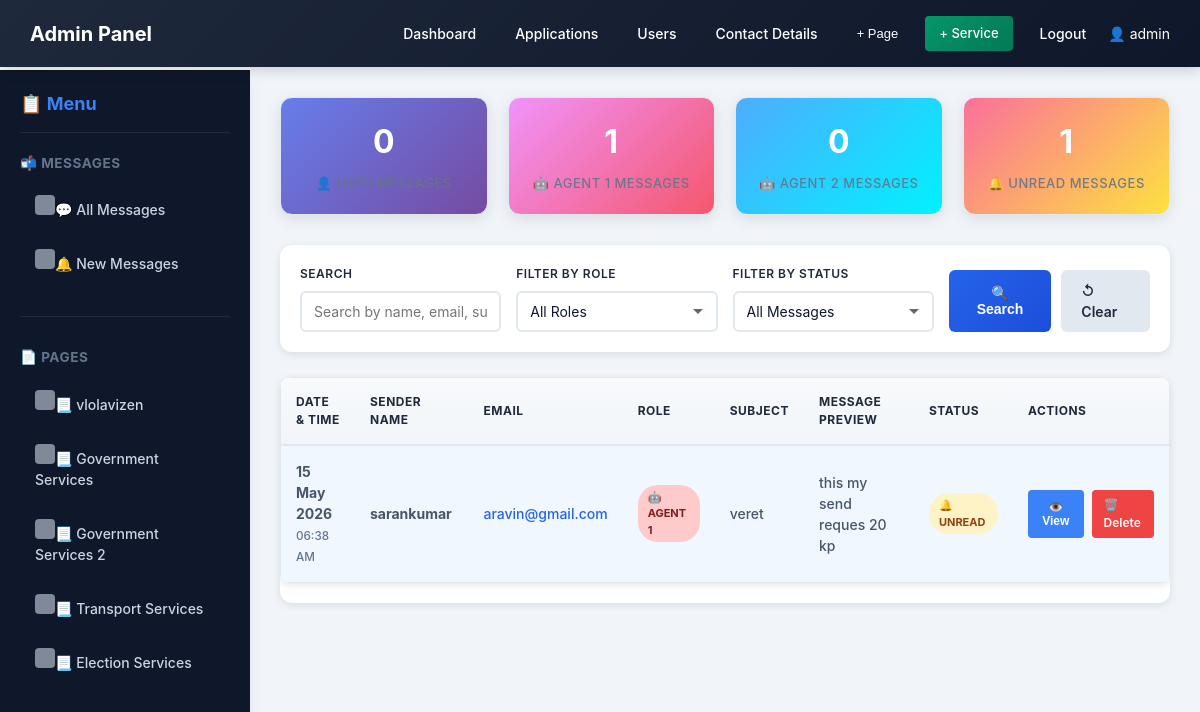
Page /adminsite/messages/ (signed in) on the committed database.
### services/models.py (models this page shows, shortened)
class User(AbstractUser):
    ROLE_CHOICES = [
        ('ADMIN', 'Admin'),
        ('AGENT1', 'Agent1'),
        ('AGENT2', 'Agent2'),
        ('USER', 'User'),
    ]
    role = models.CharField(max_length=10, choices=ROLE_CHOICES, default='USER')
    mobile = models.CharField(max_length=15, blank=True, null=True)

class Page(models.Model):
    title = models.CharField(max_length=100)
    description = models.TextField()
    created_at = models.DateTimeField(auto_now_add=True)

class ContactMessage(models.Model):
    ROLE_CHOICES = [
        ('USER', 'User'),
        ('AGENT1', 'Agent 1'),
        ('AGENT2', 'Agent 2'),
    ]
    name = models.CharField(max_length=100)
    email = models.EmailField()
    subject = models.CharField(max_length=200)
    message = models.TextField()
    sender_role = models.CharField(max_length=20, choices=ROLE_CHOICES, default='USER')
    created_at = models.DateTimeField(auto_now_add=True)
    is_read = models.BooleanField(default=False)
    class Meta:
        ordering = ['-created_at']
        verbose_name_plural = "Contact Messages"

### services/views.py (the view, shortened to what this page needs)
# urls.py: path('adminsite/messages/', views.admin_contact_messages, name='admin_contact_messages'),
@login_required
@role_required(['ADMIN'])
def admin_contact_messages(request):
    pages = Page.objects.all()
    role_filter = request.GET.get('role', '')
    status_filter = request.GET.get('status', '')
    search_query = request.GET.get('search', '')
    messages_list = ContactMessage.objects.all()
    if role_filter and role_filter in ['USER', 'AGENT1', 'AGENT2']:
        messages_list = messages_list.filter(sender_role=role_filter)
    if status_filter == 'read':
        messages_list = messages_list.filter(is_read=True)
    elif status_filter == 'unread':
        messages_list = messages_list.filter(is_read=False)
    messages_list = messages_list.order_by('-created_at')
    total_messages = ContactMessage.objects.count()
    user_messages = ContactMessage.objects.filter(sender_role='USER').count()
    agent1_messages = ContactMessage.objects.filter(sender_role='AGENT1').count()
    agent2_messages = ContactMessage.objects.filter(sender_role='AGENT2').count()
    unread_count = ContactMessage.objects.filter(is_read=False).count()
    read_count = ContactMessage.objects.filter(is_read=True).count()
    context = {
        'contact_messages': messages_list,
        'pages': pages,
        'total_messages': total_messages,
        'user_messages': user_messages,
        'agent1_messages': agent1_messages,
        'agent2_messages': agent2_messages,
        'unread_count': unread_count,
        'read_count': read_count,
        'active_role_filter': role_filter,
        'active_status_filter': status_filter,
        'search_query': search_query,
    }
    return render(request, 'admin-site/contact_messages.html', context)

### services/context_processors.py (called while the page is built)
def admin_pages(request):
    if request.path.startswith('/adminsite/'):
        return {'pages': Page.objects.all()}
    return {'pages': []}

### services/views.py (called while the page is built, shortened)
def role_required(allowed_roles):
    def decorator(view_func):
        @wraps(view_func)
        def _wrapped_view(request, *args, **kwargs):
            if not request.user.is_authenticated:
                return redirect(reverse('login') + '?next=' + request.path)
            is_permitted = request.user.role in allowed_roles
            if 'ADMIN' in allowed_roles and (request.user.is_staff or request.user.is_superuser):
                is_permitted = True
            return view_func(request, *args, **kwargs)
        return _wrapped_view
    return decorator

### services/templates/admin-site/contact_messages.html (shortened to what this page needs)
{% extends 'admin-site/admin_base.html' %}
{% block content %}
<div class="stats-grid">
    <div class="stat-card user">
        <div class="stat-number">{{ user_messages }}</div>
        <div class="stat-label">👤 User Messages</div>
    </div>
    <div class="stat-card agent1">
        <div class="stat-number">{{ agent1_messages }}</div>
        <div class="stat-label">🤖 Agent 1 Messages</div>
    </div>
    <div class="stat-card agent2">
        <div class="stat-number">{{ agent2_messages }}</div>
        <div class="stat-label">🤖 Agent 2 Messages</div>
    </div>
    <div class="stat-card unread">
        <div class="stat-number">{{ unread_count }}</div>
        <div class="stat-label">🔔 Unread Messages</div>
    </div>
</div>
<div class="filter-bar">
    <form method="GET" action="{% url 'admin_contact_messages' %}">
        <div class="filter-group">
            <label for="search">Search</label>
            <input type="text" id="search" name="search" placeholder="Search by name, email, subject..." value="{{ search_query }}">
        </div>
        <div class="filter-group">
            <label for="role">Filter by Role</label>
            <select id="role" name="role">
                <option value="">All Roles</option>
            </select>
        </div>
        <div class="filter-group">
            <label for="status">Filter by Status</label>
            <select id="status" name="status">
                <option value="">All Messages</option>
            </select>
        </div>
        <div class="filter-group" style="justify-content: flex-end;">
            <div class="filter-btn-group">
                <button type="submit" class="btn-filter">🔍 Search</button>
                <a href="{% url 'admin_contact_messages' %}" class="btn-filter btn-clear" style="text-decoration: none;">↺ Clear</a>
            </div>
        </div>
    </form>
</div>
<div class="messages-table">
    {% if contact_messages %}
    <div class="table-wrapper">
        <table>
            <thead>
                <tr>
                    <th>Date & Time</th>
                    <th>Sender Name</th>
                    <th>Email</th>
                    <th>Role</th>
                    <th>Subject</th>
                    <th>Message Preview</th>
                    <th>Status</th>
                    <th>Actions</th>
                </tr>
            </thead>
            <tbody>
                {% for msg in contact_messages %}
                <tr {% if not msg.is_read %}class="unread"{% endif %}>
                    <td>
                        <strong>{{ msg.created_at|date:"d M Y" }}</strong><br>
                        <small style="color: #64748b;">{{ msg.created_at|time:"H:i A" }}</small>
                    </td>
                    <td><strong>{{ msg.name }}</strong></td>
                    <td>
                        <a href="mailto:{{ msg.email }}" style="color: #2563eb; text-decoration: none;">{{ msg.email }}</a>
                    </td>
                    <td>
                        <span class="role-badge role-{% if msg.sender_role == 'USER' %}user{% elif msg.sender_role == 'AGENT1' %}agent1{% else %}agent2{% endif %}">
                            {% if msg.sender_role == 'USER' %}👤 User
                            {% elif msg.sender_role == 'AGENT1' %}🤖 Agent 1
                            {% else %}🤖 Agent 2{% endif %}
                        </span>
                    </td>
                    <td>{{ msg.subject }}</td>
                    <td>
                        <div style="max-width: 300px; white-space: normal;">
                            {{ msg.message|truncatewords:15 }}
                        </div>
                    </td>
                    <td>
                        <span class="status-badge {% if msg.is_read %}status-read{% else %}status-unread{% endif %}">
                            {% if msg.is_read %}✅ Read{% else %}🔔 Unread{% endif %}
                        </span>
                    </td>
                    <td>
                        <div class="action-buttons">
                            <button class="btn-action btn-view" onclick="viewMessage('{{ msg.name|escapejs }}', '{{ msg.email|escapejs }}', '{{ msg.subject|escapejs }}', '{{ msg.message|escapejs }}', '{{ msg.created_at|date:'d M Y, H:i A'|escapejs }}')">
                                👁️ View
                            </button>
                            <a href="{% url 'delete_contact_message' msg.id %}" class="btn-action btn-delete" onclick="return confirm('❌ Are you sure you want to delete this message?');">
                                🗑️ Delete
                            </a>
                        </div>
                    </td>
                </tr>
                {% endfor %}
            </tbody>
        </table>
    </div>
    {% else %}
    <div class="empty-state">
        <div class="empty-state-icon">📭</div>
        <div class="empty-state-title">No Messages Found</div>
        <p>There are no contact messages matching your filters. Try adjusting your search criteria.</p>
    </div>
    {% endif %}
</div>
{% endblock %}

### services/templates/admin-site/admin_base.html (shortened to what this page needs)
{% load static %}
<!DOCTYPE html>
<html lang="en">
<head>
    <link rel="stylesheet" href="{% static 'services/css/style.css' %}">
</head>
<body>
<div class="top-navbar">
    <div class="navbar-left">
        <a href="{% url 'admin_dashboard' %}" class="navbar-brand">Admin Panel</a>
    </div>
    <div class="nav-links" id="navLinks">
        <a href="{% url 'admin_dashboard' %}">Dashboard</a>
        <a href="{% url 'apply_details' %}">Applications</a>
        <a href="{% url 'user_details' %}">Users</a>
        <a href="{% url 'admin_contact_messages' %}">Contact Details</a>
        <button class="btn btn-small" onclick="openAddPageModal()">+ Page</button>
        <a href="{% url 'add_service' %}" class="btn btn-add-service btn-small">+ Service</a>
        <a href="{% url 'logout' %}">Logout</a>
    </div>
    <div class="navbar-right">
        👤 {{ user.username }}
    </div>
</div>
<div class="dashboard-container">
    <aside class="sidebar" id="sidebar">
        <div class="sidebar-header">📋 Menu</div>
        {% if request.resolver_match.url_name == 'admin_contact_messages' %}
        <div class="sidebar-menu">
            <h4>📬 Messages</h4>
            <a href="{% url 'admin_contact_messages' %}">💬 All Messages</a>
            <a href="{% url 'admin_contact_messages' %}?filter=unread">🔔 New Messages</a>
        </div>
        {% endif %}
        <div class="sidebar-menu" style="margin-top: 30px; border-top: 1px solid #1e293b; padding-top: 15px;">
            <h4>📄 Pages</h4>
            {% if pages %}
                {% for p in pages %}
                    <a href="{% url 'view_custom_page' p.id %}">📃 {{ p.title }}</a>
                {% endfor %}
            {% else %}
                <p style="color: #64748b; font-size: 13px; margin: 5px 0; padding: 10px 0;">No pages yet</p>
            {% endif %}
        </div>
    </aside>
    <div class="main-content">
        {% block content %}{% endblock %}
    </div>
</div>
</body>
</html>

### services/static/services/css/style.css (style rules this page uses)
:root { --primary: #2563eb; --primary-hover: #1d4ed8; --secondary: #64748b; --success: #10b981; --warning: #f59e0b; --danger: #ef4444; --info: #3b82f6; --background: #f8fafc; --card-bg: #ffffff; --dark-bg: #0f172a; --dark-card: #1e293b; --text-main: #0f172a; --text-muted: #64748b; --border: #e2e8f0; --shadow: 0 4px 6px -1px rgb(0 0 0 / 0.1); --shadow-lg: 0 10px 15px -3px rgb(0 0 0 / 0.1); }
* { margin: 0; padding: 0; box-sizing: border-box; }
html, body { height: 100%; }
body { background-color: var(--background); color: var(--text-main); font-family: 'Inter', system-ui, -apple-system, sans-serif; line-height: 1.5; font-size: 14px; }
.dashboard-container { display: flex; min-height: 100vh; background-color: var(--background); }
.sidebar { width: 260px; background: linear-gradient(135deg, #1e293b 0%, #0f172a 100%); color: white; padding: 20px; overflow-y: auto; box-shadow: var(--shadow-lg); transition: all 0.3s ease; position: sticky; top: 0; }
.main-content { flex: 1; overflow-y: auto; display: flex; flex-direction: column; }
.sidebar-header { font-size: 20px; font-weight: 700; margin-bottom: 30px; padding-bottom: 15px; border-bottom: 2px solid rgba(255, 255, 255, 0.1); color: white; }
.sidebar-menu { list-style: none; }
.sidebar-menu a { display: flex; align-items: center; gap: 12px; padding: 12px 16px; color: rgba(255, 255, 255, 0.8); text-decoration: none; border-radius: 8px; transition: all 0.3s ease; font-weight: 500; }
.sidebar-menu a::before { content: ''; display: inline-block; width: 20px; height: 20px; background: currentColor; border-radius: 4px; opacity: 0.6; }
.stat-card { background: linear-gradient(135deg, white 0%, #f9fafb 100%); border: 1px solid var(--border); border-radius: 12px; padding: 24px; text-align: center; transition: all 0.3s ease; }
.stat-label { font-size: 13px; color: var(--text-muted); font-weight: 500; text-transform: uppercase; letter-spacing: 0.5px; }
.table-wrapper { overflow-x: auto; border-radius: 12px; border: 1px solid var(--border); }
table { width: 100%; border-collapse: collapse; background: white; }
thead { background-color: #f1f5f9; border-bottom: 2px solid var(--border); }
th { padding: 16px; text-align: left; font-weight: 700; color: var(--text-main); font-size: 13px; text-transform: uppercase; letter-spacing: 0.5px; background: linear-gradient(180deg, #f8fafc 0%, #f1f5f9 100%); }
td { padding: 14px 16px; border-bottom: 1px solid var(--border); color: var(--text-main); font-size: 14px; }
tbody tr { transition: all 0.2s ease; }
tbody tr:last-child td { border-bottom: none; }
label { font-weight: 600; margin-bottom: 8px; color: var(--text-main); font-size: 14px; }
input[type="text"], input[type="email"], input[type="password"], input[type="number"], input[type="date"], input[type="time"], textarea, select { padding: 12px 14px; border: 1px solid var(--border); border-radius: 8px; font-size: 14px; font-family: inherit; background: white; color: var(--text-main); transition: all 0.3s ease; }
select { cursor: pointer; appearance: none; background-repeat: no-repeat; background-position: right 12px center; padding-right: 32px; }
button, .btn { padding: 10px 20px; border: none; border-radius: 8px; font-size: 14px; font-weight: 600; cursor: pointer; transition: all 0.3s ease; display: inline-flex; align-items: center; justify-content: center; gap: 8px; text-decoration: none; }

### rows in the picture
User: username "admin"
Page: title "vlolavizen"
Page: title "Government Services"
Page: title "Government Services 2"
Page: title "Transport Services"
Page: title "Election Services"
ContactMessage: created_at "15 May 2026", created_at "06:38 AM", name "sarankumar", email "aravin@gmail.com", sender_role "🤖 AGENT 1", subject "veret", message "this my send reques 20 kp", is_read "🔔 UNREAD"

### other values in the picture
{{ user_messages }} "0"
{{ agent1_messages }} "1"
{{ agent2_messages }} "0"
{{ unread_count }} "1"
